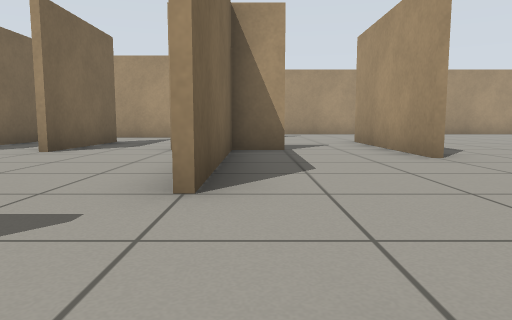
[1] (above)

16 first-person views from a walk through a Gazebo world. The camera is 0.5 m above the floor, tilts 6° down and sees 70° across. The floor is counted in squares, 1 m on a side. Each view is taken from the middle of a square. On the plan, view 1 faces up. The plan holds only what a view shows up to about 9 squares ahead; the rest is blank.

[2]
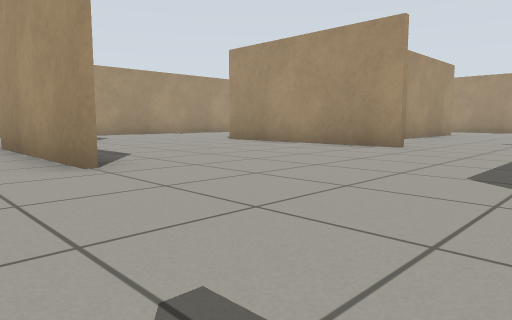

[3]
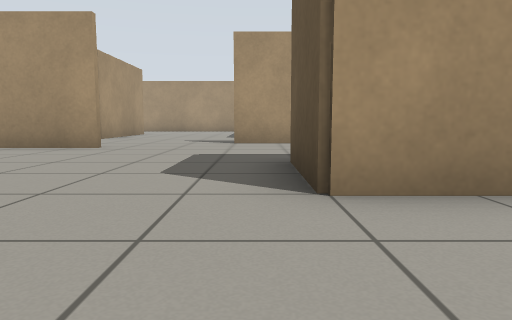

[4]
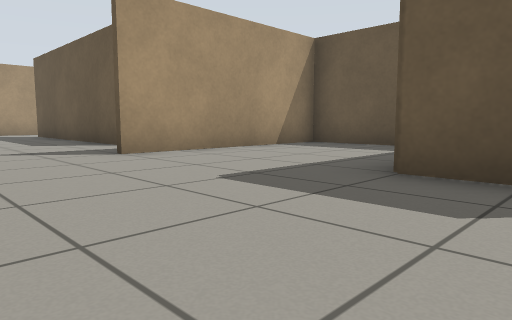

[5]
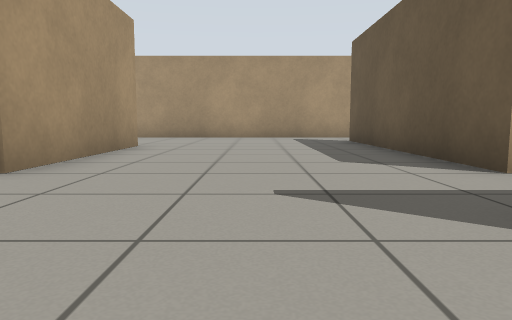

[6]
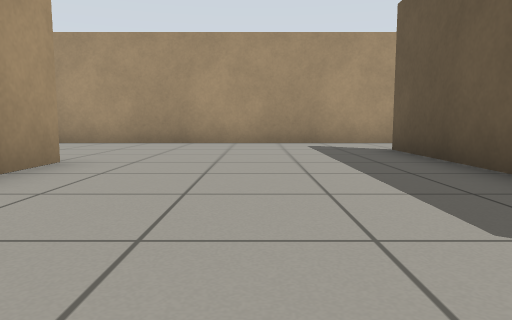

[7]
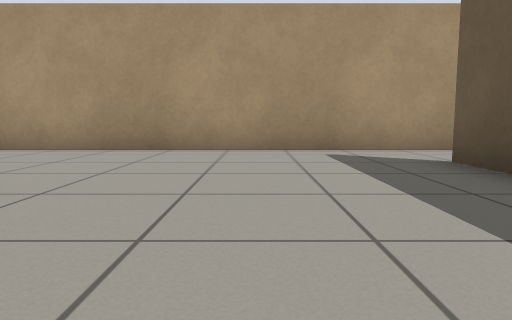

[8]
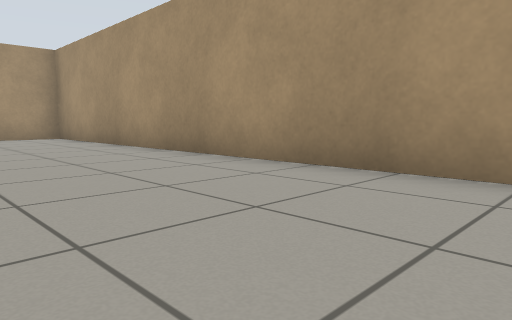

[9]
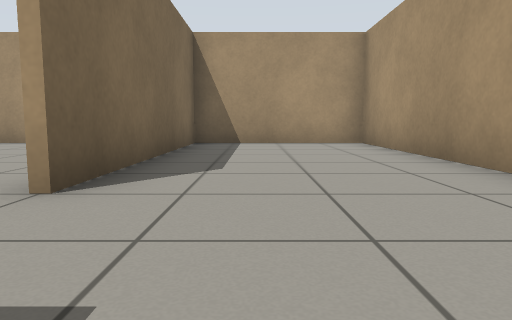

[10]
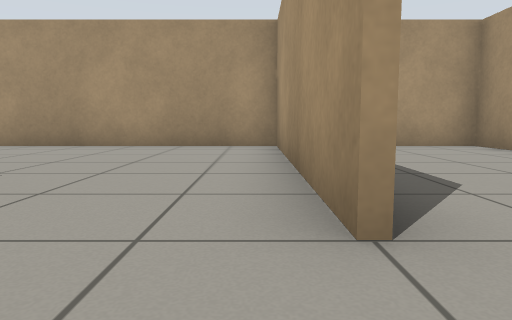

[11]
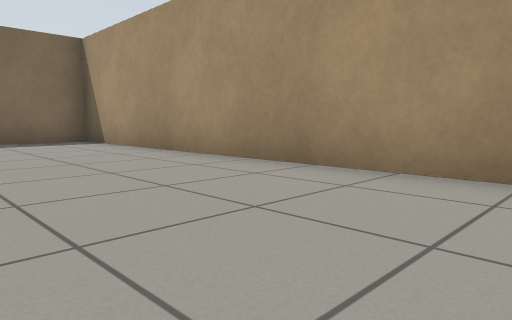

[12]
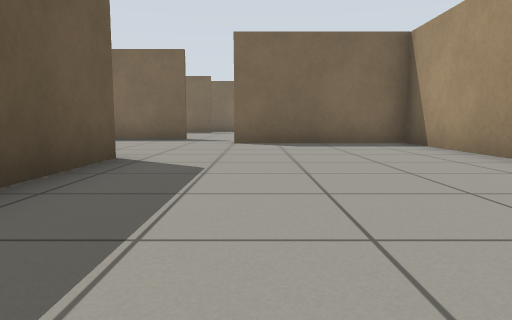

[13]
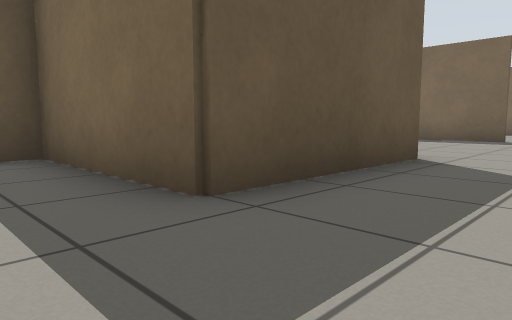

[14]
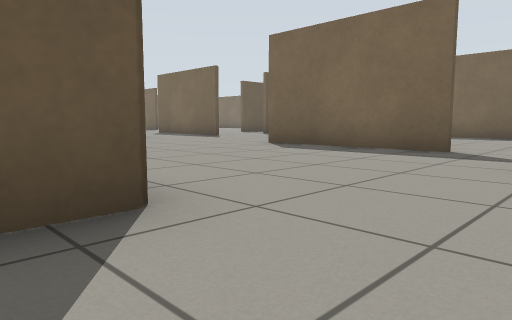

[15]
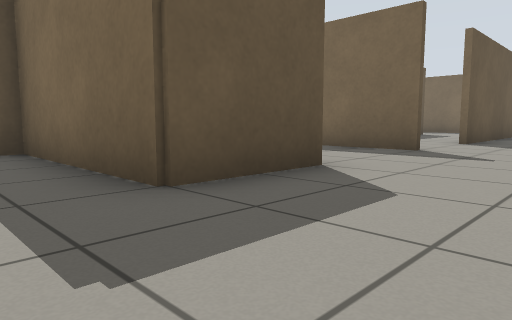

[16]
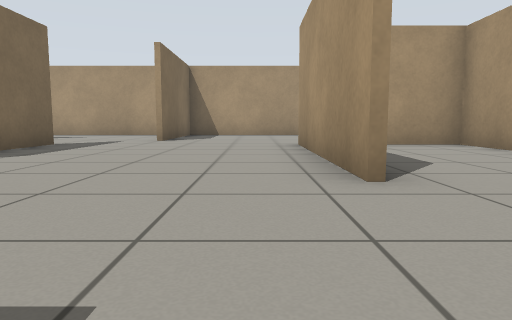

### Floor plan
Ten units are one square. View 1 is at (0, 0); x grows to the right and y downward. Boxes are objects, and circles mark ways between rooms. Rooms are numbered by the first view taken in them; rooms with no view inside come last. Other rooms are left out.
<svg viewBox="-15 -150 215 189">
<path fill="none" stroke="#000" d="M79 -39 79 -91M114 -72 114 -89 98 -89M115 -6 175 -6M155 -54 115 -54M24 -49 24 -76M26 -91 26 -50M34 7 34 -6 56 -6 56 34 94 34 94 -15M6 -6 6 15M-4 -64 -4 -25M195 -5 195 -145 160 -145M156 -145 156 -84M79 -91 116 -91 116 -56M160 -145 46 -145 46 -105M154 -85 154 -145"/>
<circle cx="150" cy="-75" r="3" fill="#2a7"/>
<circle cx="55" cy="-92" r="3" fill="#2a7"/>
<text x="100" y="-50">1</text>
<text x="110" y="-120">2</text>
</svg>
Room 1 opens to room 2.

Where each view was taken, in squares from view 1:
view 1: 0 up, 0 right, facing up
view 2: 1 up, 1 right, facing up-right
view 3: 1 up, 1 right, facing right
view 4: 4 up, 4 right, facing down-right
view 5: 3 up, 8 right, facing right
view 6: 3 up, 11 right, facing right
view 7: 3 up, 13 right, facing right
view 8: 3 up, 16 right, facing up-right
view 9: 6 up, 17 right, facing up
view 10: 7 up, 15 right, facing up
view 11: 11 up, 14 right, facing up-left
view 12: 11 up, 13 right, facing left
view 13: 11 up, 13 right, facing down-left
view 14: 11 up, 9 right, facing down-left
view 15: 3 up, 7 right, facing down-left
view 16: 1 up, 7 right, facing up
